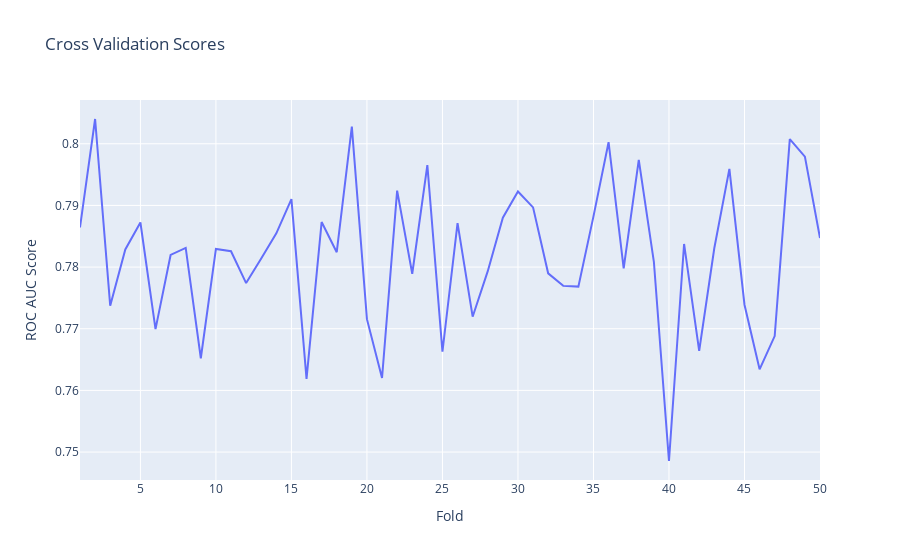

Notebook source saved alongside this figure:
### Code cell
cv_scores = cross_val_score(est, X_train, y_train, cv=cv, scoring='roc_auc', n_jobs=-1)
fig = px.line(x=list(range(1, len(cv_scores)+1)), y=cv_scores, title="Cross Validation Scores")
fig.update_layout(xaxis_title="Fold", yaxis_title="ROC AUC Score", showlegend=False)

### Figure 1 — Plotly figure (JSON) as saved in the notebook; plotly's stock layout.template omitted (floating-point values rounded to 4 significant figures)
{"data": [{"hovertemplate": "x=%{x}<br>y=%{y}<extra></extra>", "legendgroup": "", "line": {"color": "#636efa", "dash": "solid"}, "marker": {"symbol": "circle"}, "mode": "lines", "name": "", "orientation": "v", "showlegend": false, "type": "scatter", "x": [1, 2, 3, 4, 5, 6, 7, 8, 9, 10, 11, 12, 13, 14, 15, 16, 17, 18, 19, 20, 21, 22, 23, 24, 25, 26, 27, 28, 29, 30, 31, 32, 33, 34, 35, 36, 37, 38, 39, 40, 41, 42, 43, 44, 45, 46, 47, 48, 49, 50], "xaxis": "x", "y": [0.7864, 0.804, 0.7737, 0.7829, 0.7872, 0.7699, 0.782, 0.7831, 0.7652, 0.7829, 0.7826, 0.7774, 0.7814, 0.7855, 0.791, 0.7619, 0.7873, 0.7824, 0.8028, 0.7716, 0.762, 0.7924, 0.7789, 0.7965, 0.7663, 0.7871, 0.772, 0.7793, 0.788, 0.7923, 0.7897, 0.779, 0.777, 0.7768, 0.7882, 0.8002, 0.7798, 0.7974, 0.7809, 0.7485, 0.7838, 0.7664, 0.7831, 0.7959, 0.7739, 0.7634, 0.7688, 0.8008, 0.7979, 0.7847], "yaxis": "y"}], "layout": {"legend": {"tracegroupgap": 0}, "showlegend": false, "title": {"text": "Cross Validation Scores"}, "xaxis": {"anchor": "y", "domain": [0, 1], "title": {"text": "Fold"}}, "yaxis": {"anchor": "x", "domain": [0, 1], "title": {"text": "ROC AUC Score"}}}}
